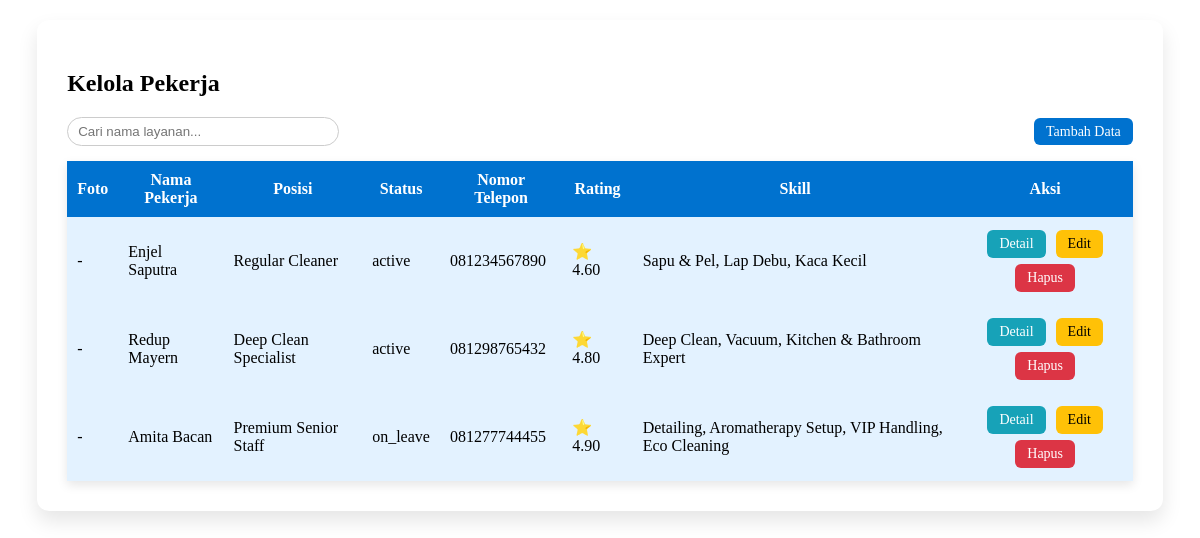
The page /Frontend/Admin/pekerja/pekerja.php on the database its author committed.
### tables this page shows
CREATE TABLE `employees` (
  `id` bigint(20) UNSIGNED NOT NULL,
  `employee_code` varchar(30) DEFAULT NULL,
  `name` varchar(100) NOT NULL,
  `position` varchar(100) NOT NULL,
  `status` enum('active','inactive','on_leave') DEFAULT 'active',
  `rating` decimal(3,2) DEFAULT 0.00,
  `phone` varchar(20) DEFAULT NULL,
  `email` varchar(100) DEFAULT NULL,
  `password` varchar(255) DEFAULT NULL,
  `photo` varchar(255) DEFAULT NULL,
  `address` mediumtext DEFAULT NULL,
  `emergency_contact_name` varchar(100) DEFAULT NULL,
  `emergency_contact_phone` varchar(20) DEFAULT NULL,
  `skills` mediumtext DEFAULT NULL,
  `total_jobs_completed` int(11) DEFAULT 0,
  `certifications` mediumtext DEFAULT NULL,
  `shift_date` date DEFAULT NULL,
  `shift_start` time DEFAULT NULL,
  `shift_end` time DEFAULT NULL,
  `shift_type` enum('morning','afternoon','evening','full') DEFAULT 'full',
  `work_status` enum('scheduled','completed','cancelled') DEFAULT 'scheduled',
  `hired_at` date DEFAULT NULL,
  `created_at` timestamp NOT NULL DEFAULT current_timestamp(),
  `updated_at` timestamp NOT NULL DEFAULT current_timestamp() ON UPDATE current_timestamp()
);

### Frontend/Admin/pekerja/pekerja.php (the view, shortened to what this page needs)
<?php
include '../../../Backend/db.php';
$limit = 5;
$page = isset($_GET['page']) ? (int)$_GET['page'] : 1;
$start = ($page - 1) * $limit;
$sql = "SELECT * FROM employees LIMIT $start, $limit";
$result = $conn->query($sql);
?>
<!DOCTYPE html>
<html>
<head>
</head>
<body>
<div class="cleanify-card">
<h2>Kelola Pekerja</h2>
<div class="top-bar">
    <div class="search">
        <input type="text" id="searchOrder" placeholder="Cari nama layanan..." class="search-input">
    </div>
    <div class="add-btn">
        <a href="tambah.php" class="btn btn-success">Tambah Data</a>
    </div>
</div>
<table class="table table-bordered table-striped">
	<thead class="table-success">
		<tr>
			<th>Foto</th>
			<th>Nama Pekerja</th>
			<th>Posisi</th>
			<th>Status</th>
			<th>Nomor Telepon</th>
			<th>Rating</th>
			<th>Skill</th>
			<th>Aksi</th>
		</tr>
	</thead>
	<tbody>
    <?php if ($result->num_rows > 0): ?>
        <?php while($row = $result->fetch_assoc()): ?>
            <tr>
                <td>
                    <?php if (!empty($row['photo'])): ?>
                        <img src="asset/<?= $row['photo']; ?>" width="60" height="60" style="border-radius:8px;">
                    <?php else: ?>
                        -
                    <?php endif; ?>
                </td>
                <td><?= htmlspecialchars($row['name']); ?></td>
                <td><?= htmlspecialchars($row['position']); ?></td>
                <td><?= htmlspecialchars($row['status']); ?></td>
                <td><?= htmlspecialchars($row['phone']); ?></td>
                <td>⭐ <?= htmlspecialchars($row['rating']); ?></td>
                <td><?= htmlspecialchars($row['skills']); ?></td>
                <td class="td-aksi">
                    <a href="detail.php?id=<?= $row['id']; ?>" class="btn btn-info btn-sm">Detail</a>
                    <a href="edit.php?id=<?= $row['id']; ?>" class="btn btn-warning btn-sm">Edit</a>
                    <a href="delete.php?id=<?= $row['id']; ?>"
                       onclick="return confirm('Hapus pekerja ini?');"
                       class="btn btn-danger btn-sm">Hapus</a>
                </td>
            </tr>
        <?php endwhile; ?>
    <?php else: ?>
        <tr><td colspan="8" class="text-center">Data pekerja tidak tersedia.</td></tr>
    <?php endif; ?>
</tbody>
</table>
</div>
</body>
</html>

### rows shown on the page
employees: name "Enjel Saputra", position "Regular Cleaner", status "active", phone "081234567890", rating "4.60", skills "Sapu & Pel, Lap Debu, Kaca Kecil"
employees: name "Redup Mayern", position "Deep Clean Specialist", status "active", phone "081298765432", rating "4.80", skills "Deep Clean, Vacuum, Kitchen & Bathroom Expert"
employees: name "Amita Bacan", position "Premium Senior Staff", status "on_leave", phone "081277744455", rating "4.90", skills "Detailing, Aromatherapy Setup, VIP Handling, Eco Cleaning"
